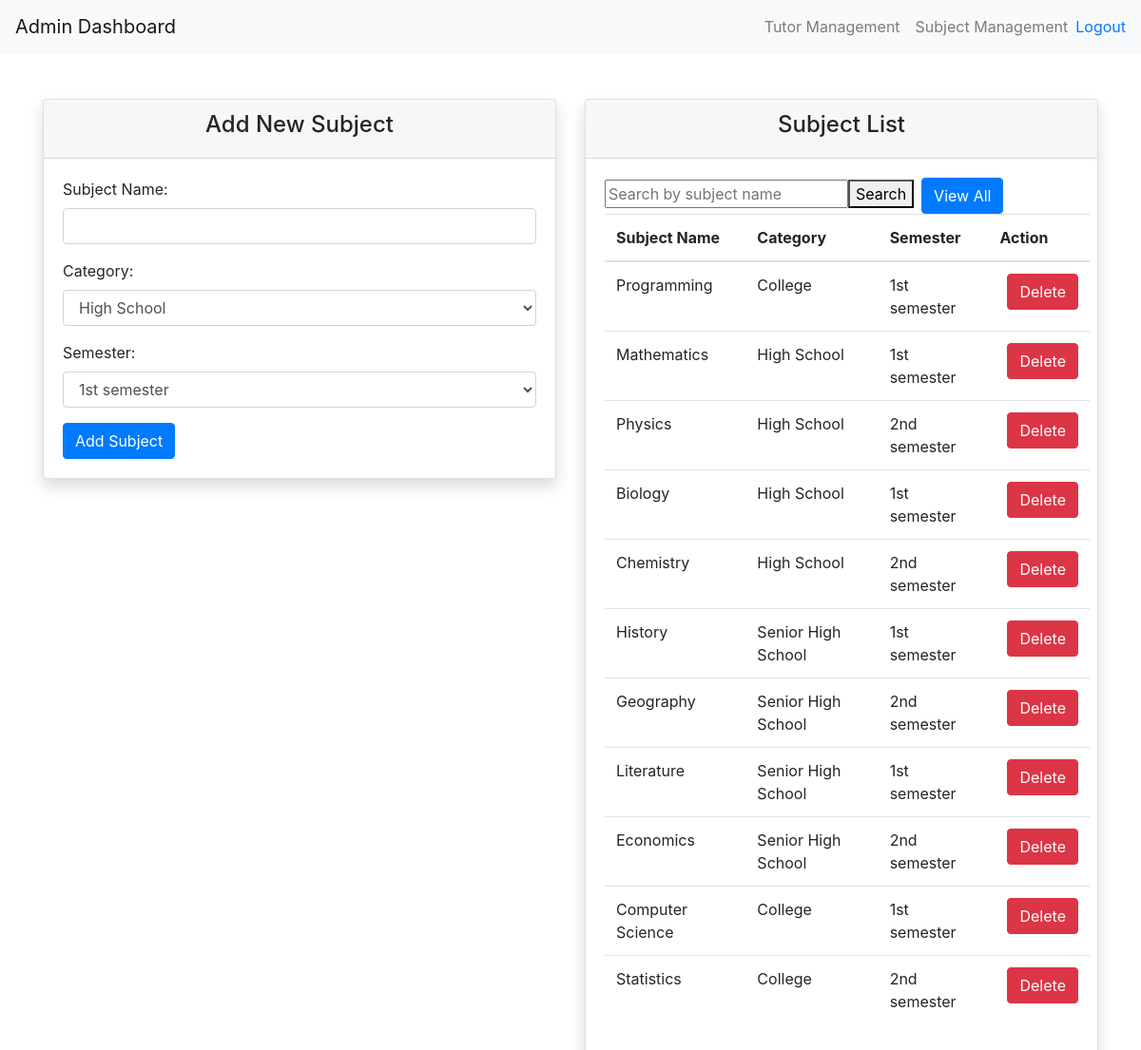
/subjectmanagement.php, run on the app's committed database.
### tables this page shows
CREATE TABLE `subjects` (
  `id` int(11) NOT NULL,
  `subject_name` varchar(255) NOT NULL,
  `category` varchar(100) NOT NULL,
  `semester` varchar(50) NOT NULL
);

### php/getsubjects.php (the view, shortened to what this page needs)
<?php
include('connection/dbconfig.php');
$search = "";
$sql = "SELECT * FROM subjects";
$result = $conn->query($sql);
echo '<form action="" method="GET">';
echo '<input type="text" name="search" placeholder="Search by subject name" value="' . $search . '">';
echo '<button type="submit">Search</button>';
echo '<a href="?view_all" class="btn btn-primary ml-2">View All</a>';
echo '</form>';
if ($result->num_rows > 0) {
    echo '<table class="table">';
    echo '<thead><tr><th>Subject Name</th><th>Category</th><th>Semester</th><th>Action</th></tr></thead>';
    echo '<tbody>';
    while ($row = $result->fetch_assoc()) {
        echo '<tr>';
        echo '<td>' . $row['subject_name'] . '</td>';
        echo '<td>' . $row['category'] . '</td>';
        echo '<td>' . $row['semester'] . '</td>';
        echo '<td>';
        echo '<form action="deletesubject.php" method="POST">';
        echo '<button type="submit" name="deleteSubject" class="btn btn-danger ml-2">Delete</button>';
        echo '</form>';
        echo '</td>';
        echo '</tr>';
    }
    echo '</tbody>';
    echo '</table>';
} else {
    echo "No subjects found";
}
?>

### data on the page
subjects: subject_name "Programming", category "College", semester "1st semester"
subjects: subject_name "Mathematics", category "High School", semester "1st semester"
subjects: subject_name "Physics", category "High School", semester "2nd semester"
subjects: subject_name "Biology", category "High School", semester "1st semester"
subjects: subject_name "Chemistry", category "High School", semester "2nd semester"
subjects: subject_name "History", category "Senior High School", semester "1st semester"
subjects: subject_name "Geography", category "Senior High School", semester "2nd semester"
subjects: subject_name "Literature", category "Senior High School", semester "1st semester"
subjects: subject_name "Economics", category "Senior High School", semester "2nd semester"
subjects: subject_name "Computer Science", category "College", semester "1st semester"
subjects: subject_name "Statistics", category "College", semester "2nd semester"
